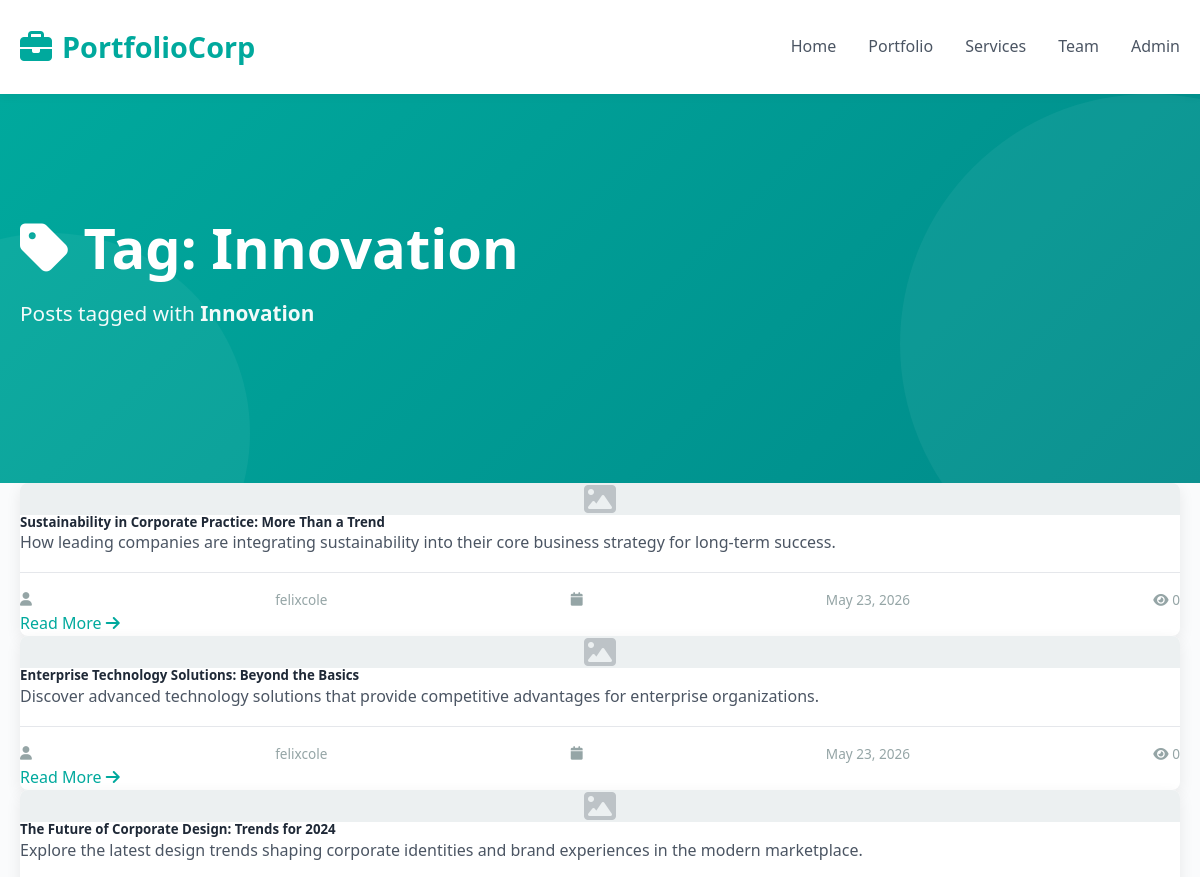
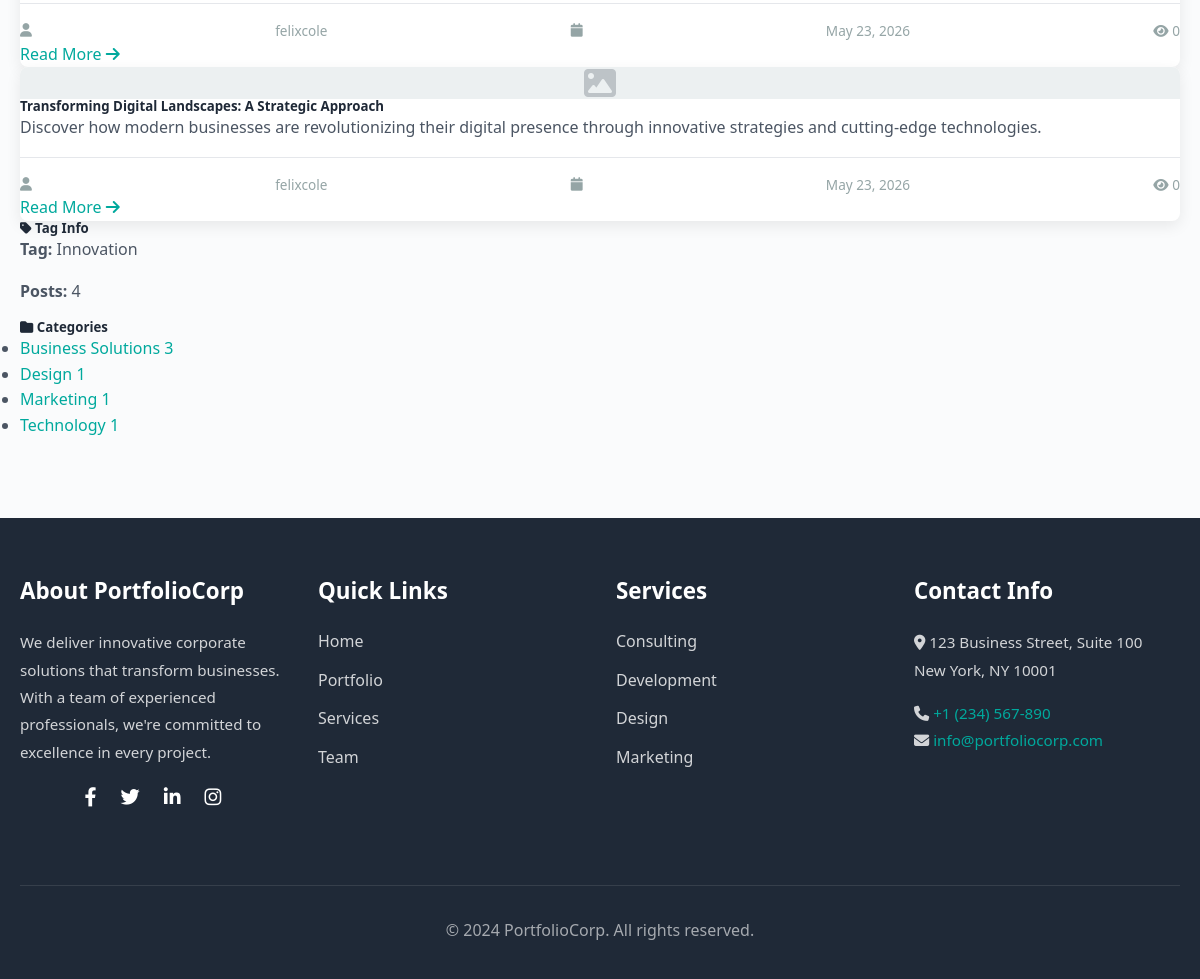
Screenshot of /tag/innovation/ with the database file from the repository (2 pictures, top to bottom).
### blog/models.py (models this page shows, shortened)
class Tag(models.Model):
    name = models.CharField(max_length=50, unique=True)
    slug = models.SlugField(max_length=50, unique=True)

class Post(models.Model):
    STATUS_CHOICES = (
        ('draft', 'Draft'),
        ('published', 'Published'),
    )
    title = models.CharField(max_length=200)
    slug = models.SlugField(max_length=200, unique=True)
    author = models.ForeignKey(User, on_delete=models.CASCADE, related_name='blog_posts')
    category = models.ForeignKey(Category, on_delete=models.SET_NULL, null=True, related_name='posts')
    content = models.TextField()
    excerpt = models.TextField(max_length=500, blank=True)
    featured_image = models.ImageField(upload_to='blog_images/%Y/%m/%d/', null=True, blank=True)
    status = models.CharField(max_length=10, choices=STATUS_CHOICES, default='draft')
    created_at = models.DateTimeField(auto_now_add=True)
    updated_at = models.DateTimeField(auto_now=True)
    published_at = models.DateTimeField(null=True, blank=True)
    views_count = models.IntegerField(default=0)
    class Meta:
        ordering = ['-published_at', '-created_at']
        indexes = [
            models.Index(fields=['-published_at']),
            models.Index(fields=['slug']),
        ]
    def get_absolute_url(self):
        return reverse('blog:post-detail', kwargs={'slug': self.slug})

class Category(models.Model):
    name = models.CharField(max_length=100, unique=True)
    slug = models.SlugField(max_length=100, unique=True)
    description = models.TextField(blank=True)
    created_at = models.DateTimeField(auto_now_add=True)
    class Meta:
        verbose_name_plural = "Categories"
        ordering = ['name']
    def get_absolute_url(self):
        return reverse('blog:category-posts', kwargs={'slug': self.slug})

### blog/views.py (the view)
# urls.py: path('tag/<slug:slug>/', views.tag_posts, name='tag-posts'),
def tag_posts(request, slug):
    tag = get_object_or_404(Tag, slug=slug)
    posts = Post.objects.filter(tags__tag=tag, status='published').distinct()
    categories = Category.objects.all()
    context = {
        'posts': posts,
        'tag': tag,
        'categories': categories,
    }
    return render(request, 'blog/tag.html', context)

### blog/templates/blog/tag.html (shortened to what this page needs)
{% extends 'base.html' %}
{% block content %}
<div class="hero">
    <div class="container">
        <h1><i class="fas fa-tag"></i> Tag: {{ tag.name }}</h1>
        <p>Posts tagged with <strong>{{ tag.name }}</strong></p>
    </div>
</div>
<div class="container my-5">
    <div class="row">
        <div class="col-md-8">
            {% if posts %}
                <div class="row">
                    {% for post in posts %}
                    <div class="col-md-6 mb-4">
                        <div class="post-card">
                            {% if post.featured_image %}
                                <img src="{{ post.featured_image.url }}" alt="{{ post.title }}" class="post-card-img">
                            {% else %}
                                <div class="post-card-img" style="background-color: #ecf0f1; display: flex; align-items: center; justify-content: center;">
                                    <i class="fas fa-image" style="font-size: 2rem; color: #bdc3c7;"></i>
                                </div>
                            {% endif %}
                            <div class="post-card-body">
                                <h5 class="post-card-title">{{ post.title }}</h5>
                                <p class="post-card-excerpt">{{ post.excerpt|truncatewords:15 }}</p>
                                <div class="post-meta">
                                    <i class="fas fa-user"></i> {{ post.author.username }}
                                    <br>
                                    <i class="fas fa-calendar"></i> {{ post.published_at|date:"M d, Y" }}
                                    <span class="views-count"><i class="fas fa-eye"></i> {{ post.views_count }}</span>
                                </div>
                                <a href="{{ post.get_absolute_url }}" class="btn-read-more">
                                    Read More <i class="fas fa-arrow-right"></i>
                                </a>
                            </div>
                        </div>
                    </div>
                    {% endfor %}
                </div>
            {% else %}
                <div class="no-posts">
                    <i class="fas fa-inbox"></i>
                    <h3>No posts with this tag</h3>
                    <p>No posts have been tagged with <strong>{{ tag.name }}</strong> yet.</p>
                </div>
            {% endif %}
        </div>
        <div class="col-md-4">
            <div class="sidebar mb-4">
                <h5><i class="fas fa-tag"></i> Tag Info</h5>
                <p><strong>Tag:</strong> {{ tag.name }}</p>
                <p><strong>Posts:</strong> {{ posts|length }}</p>
            </div>
            <div class="sidebar">
                <h5><i class="fas fa-folder"></i> Categories</h5>
                <ul class="category-list">
                    {% for category in categories %}
                    <li>
                        <a href="{{ category.get_absolute_url }}">
                            {{ category.name }}
                            <span class="float-end badge bg-secondary">{{ category.posts.count }}</span>
                        </a>
                    </li>
                    {% endfor %}
                </ul>
            </div>
        </div>
    </div>
</div>
{% endblock %}

### static/css/style.css (style rules this page uses)
:root { --primary-color: #00A99D; --primary-dark: #008B8A; --accent-color: #FF6B6B; --light-color: #F5F7FA; --dark-color: #1F2937; --text-color: #4B5563; --border-color: #E5E7EB; --white: #FFFFFF; }
* { margin: 0; padding: 0; box-sizing: border-box; }
html { scroll-behavior: smooth; }
body { font-family: 'Segoe UI', Tahoma, Geneva, Verdana, sans-serif; color: var(--text-color); background-color: #FAFBFC; line-height: 1.6; }
h1, h2, h3, h4, h5, h6 { color: var(--dark-color); font-weight: 700; line-height: 1.2; }
h1 { font-size: 3rem; }
p { margin-bottom: 1rem; }
a { color: var(--primary-color); text-decoration: none; transition: color 0.3s ease; }
.container { max-width: 1200px; margin: 0 auto; padding: 0 20px; }
.hero { background: linear-gradient(135deg, var(--primary-color) 0%, var(--primary-dark) 100%); color: var(--white); padding: 120px 0; position: relative; overflow: hidden; }
.hero::before { content: ''; position: absolute; top: 0; right: -200px; width: 500px; height: 500px; background: rgba(255, 255, 255, 0.05); border-radius: 50%; }
.hero::after { content: ''; position: absolute; bottom: -150px; left: -150px; width: 400px; height: 400px; background: rgba(255, 255, 255, 0.05); border-radius: 50%; }
.hero h1 { color: var(--white); margin-bottom: 1rem; font-size: 3.5rem; }
.hero p { font-size: 1.3rem; margin-bottom: 2rem; opacity: 0.95; }
.post-card { background-color: var(--white); border-radius: 8px; overflow: hidden; box-shadow: 0 5px 15px rgba(0,0,0,0.08); transition: all 0.3s ease; }
.post-meta { display: flex; justify-content: space-between; align-items: center; padding-top: 1rem; border-top: 1px solid var(--border-color); font-size: 0.85rem; color: #95a5a6; }

### rows the page displays
Tag: name "Innovation"
Post: title "Sustainability in Corporate Practice: More Than a Trend", excerpt "How leading companies are integrating sustainability into their core business strategy for long-term success.", author.username "felixcole", published_at "May 23, 2026", views_count "0"
Post: title "Enterprise Technology Solutions: Beyond the Basics", excerpt "Discover advanced technology solutions that provide competitive advantages for enterprise organizations.", author.username "felixcole", published_at "May 23, 2026", views_count "0"
Post: title "The Future of Corporate Design: Trends for 2024", excerpt "Explore the latest design trends shaping corporate identities and brand experiences in the modern marketplace.", author.username "felixcole", published_at "May 23, 2026", views_count "0"
Post: title "Transforming Digital Landscapes: A Strategic Approach", excerpt "Discover how modern businesses are revolutionizing their digital presence through innovative strategies and cutting-edge technologies.", author.username "felixcole", published_at "May 23, 2026", views_count "0"
Category: name "Business Solutions", posts.count "3"
Category: name "Design", posts.count "1"
Category: name "Marketing", posts.count "1"
Category: name "Technology", posts.count "1"

### other values shown
{{ posts|length }} "4"
